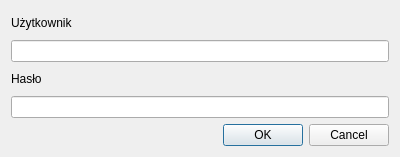
<?xml version="1.0" encoding="UTF-8"?>
<ui version="4.0">
 <class>LoginDialog</class>
 <widget class="QDialog" name="LoginDialog">
  <property name="geometry">
   <rect>
    <x>0</x>
    <y>0</y>
    <width>400</width>
    <height>157</height>
   </rect>
  </property>
  <property name="windowTitle">
   <string>Logowanie</string>
  </property>
  <layout class="QVBoxLayout" name="verticalLayout">
   <item>
    <widget class="QLabel" name="label">
     <property name="text">
      <string>Użytkownik</string>
     </property>
    </widget>
   </item>
   <item>
    <widget class="QLineEdit" name="lineEdit"/>
   </item>
   <item>
    <widget class="QLabel" name="label_2">
     <property name="text">
      <string>Hasło</string>
     </property>
    </widget>
   </item>
   <item>
    <widget class="QLineEdit" name="lineEdit_2">
     <property name="echoMode">
      <enum>QLineEdit::Password</enum>
     </property>
    </widget>
   </item>
   <item>
    <widget class="QDialogButtonBox" name="buttonBox">
     <property name="orientation">
      <enum>Qt::Horizontal</enum>
     </property>
     <property name="standardButtons">
      <set>QDialogButtonBox::Cancel|QDialogButtonBox::Ok</set>
     </property>
    </widget>
   </item>
  </layout>
 </widget>
 <resources/>
 <connections>
  <connection>
   <sender>buttonBox</sender>
   <signal>accepted()</signal>
   <receiver>LoginDialog</receiver>
   <slot>accept()</slot>
   <hints>
    <hint type="sourcelabel">
     <x>248</x>
     <y>254</y>
    </hint>
    <hint type="destinationlabel">
     <x>157</x>
     <y>274</y>
    </hint>
   </hints>
  </connection>
  <connection>
   <sender>buttonBox</sender>
   <signal>rejected()</signal>
   <receiver>LoginDialog</receiver>
   <slot>reject()</slot>
   <hints>
    <hint type="sourcelabel">
     <x>316</x>
     <y>260</y>
    </hint>
    <hint type="destinationlabel">
     <x>286</x>
     <y>274</y>
    </hint>
   </hints>
  </connection>
 </connections>
</ui>
